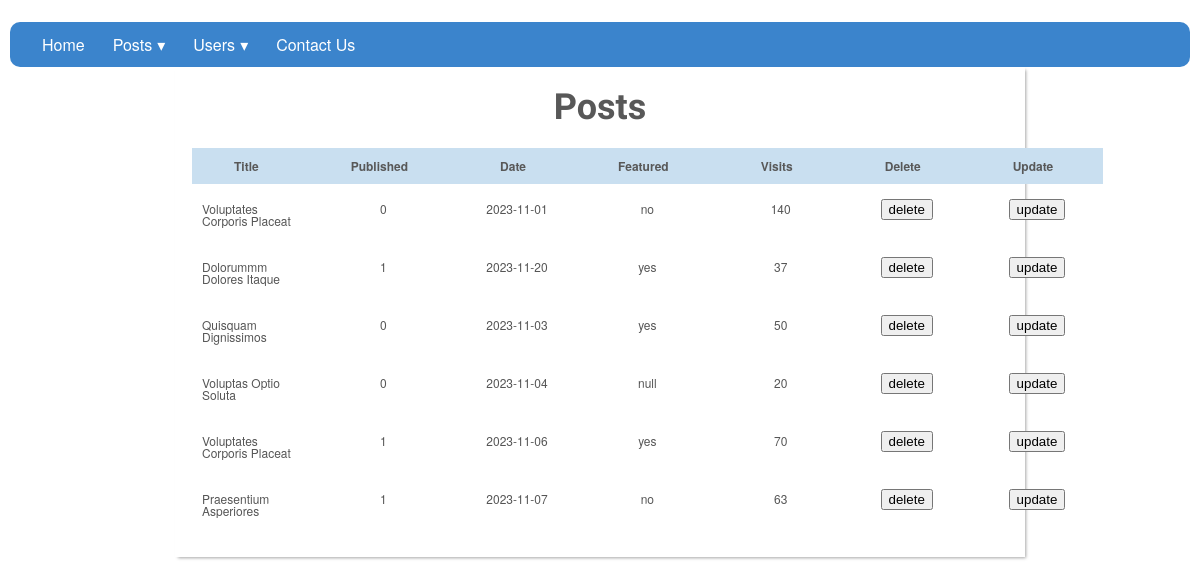
The page /admin/posts.php on the database its author committed.
### tables this page shows
CREATE TABLE `posts` (
  `id` int(11) NOT NULL,
  `title` varchar(100) NOT NULL,
  `content` varchar(100) NOT NULL,
  `featured` varchar(100) NOT NULL,
  `published` varchar(100) NOT NULL,
  `visits` varchar(100) NOT NULL,
  `date` varchar(100) NOT NULL,
  `image` varchar(100) NOT NULL
);

### admin/oop.php (called while the page is built, shortened)
<?php
class Blog{
    private $dbtype="mysql";
    private $host="localhost";
    private $dbname="blogs";
    private $user="root";
    private $password="";
    private $pdo;
    public function __construct()
    {
       $this->pdo=new PDO("$this->dbtype:host=$this->host;dbname=$this->dbname",$this->user,$this->password);
    }
    function select($cols,$table,$condition=1){
        return $this->pdo->query("select $cols from $table where $condition");
    }
}

### admin/posts.php (the view, shortened to what this page needs)
<!DOCTYPE html>
<html lang="en">
<head>
  <link rel="stylesheet" href="css/posts.css">
  <link rel="stylesheet" href="css/style2.css">
</head>
<body>
  <nav id='menu'>
    <ul>
      <li><a href=''>Home</a></li>
      <li><a class='dropdown-arrow' href=''>Posts</a>
      </li>
      <li><a class='dropdown-arrow' href='testimonials.php'>Users</a>
      </li>
      <li><a href='#'>Contact Us</a></li>
    </ul>
  </nav>
  <div id="wrapper">
    <h1>Posts</h1>
    <table id="keywords" cellspacing="0" cellpadding="0">
      <thead>
        <tr>
          <th><span>Title</span></th>
          <th><span>Published</span></th>
          <th><span>Date</span></th>
          <th><span>Featured</span></th>
          <th><span>Visits</span></th>
          <th><span>Delete</span></th>
          <th><span>Update</span></th>
        </tr>
      </thead>
      <tbody>
        <?php
        include("oop.php");
        $db = new Blog();
        $db->_get();
        $data = $db->select("*", "posts");
        $row = $data->fetchAll(PDO::FETCH_ASSOC);
        foreach ($row as $post) { ?>
          <tr>
            <td class="lalign"><?php echo $post['title']?></td>
            <td><?php echo $post['published']?></td>
            <td><?php echo $post['date']?></td>
            <td><?php echo $post['featured']?></td>
            <td><?php echo $post['visits']?></td>
            <td>
              <form method="post" action="<?php echo $_SERVER['PHP_SELF']?>">
            <input type="submit" name="delete" value="delete">
            </form>
            </td>
            <td>
            <form method="post" action="updatePosts.php">
            <input type="submit" name="update" value="update">
            </form>
            </td>
          </tr>
        <?php  }
        ?>
      </tbody>
    </table>
  </div>
</body>
</html>

### admin/css/posts.css (style rules this page uses)
html, body, div, span, applet, object, iframe, h1, h2, h3, h4, h5, h6, p, blockquote, pre, a, abbr, acronym, address, big, cite, code, del, dfn, em, img, ins, kbd, q, s, samp, small, strike, strong, sub, sup, tt, var, b, u, i, center, dl, dt, dd, ol, ul, li, fieldset, form, label, legend, table, caption, tbody, tfoot, thead, tr, th, td, article, aside, canvas, details, embed, figure, figcaption, footer, header, hgroup, menu, nav, output, ruby, section, summary, time, mark, audio, video { margin: 0; padding: 0; border: 0; font-size: 100%; font: inherit; vertical-align: baseline; outline: none; -webkit-font-smoothing: antialiased; -webkit-text-size-adjust: 100%; -ms-text-size-adjust: 100%; -webkit-box-sizing: border-box; -moz-box-sizing: border-box; box-sizing: border-box; }
html { overflow-y: scroll; }
body { font-family: 'Helvetica Neue', Helvetica, Arial, sans-serif; font-size: 62.5%; line-height: 1; color: #585858; padding: 22px 10px; padding-bottom: 55px; }
article, aside, details, figcaption, figure, footer, header, hgroup, menu, nav, section { display: block; }
ol, ul { list-style: none; }
input, textarea { -webkit-font-smoothing: antialiased; -webkit-text-size-adjust: 100%; -ms-text-size-adjust: 100%; -webkit-box-sizing: border-box; -moz-box-sizing: border-box; box-sizing: border-box; outline: none; }
table { border-collapse: collapse; border-spacing: 0; }
h1 { font-family: 'Amarante', Tahoma, sans-serif; font-weight: bold; font-size: 3.6em; line-height: 1.7em; margin-bottom: 10px; text-align: center; }
#wrapper { display: block; width: 850px; background: #fff; margin: 0 auto; padding: 10px 17px; -webkit-box-shadow: 2px 2px 3px -1px rgba(0,0,0,0.35); }
#keywords { margin: 0 auto; font-size: 1.2em; margin-bottom: 15px; }
#keywords thead { cursor: pointer; background: #c9dff0; }
#keywords thead tr th { font-weight: bold; padding: 12px 30px; padding-left: 42px; }
#keywords thead tr th span { padding-right: 20px; background-repeat: no-repeat; background-position: 100% 100%; }
#keywords tbody tr { color: #555; }
#keywords tbody tr td { text-align: center; padding: 15px 10px; }
#keywords tbody tr td.lalign { text-align: left; }

### admin/css/style2.css (style rules this page uses)
#menu { background: #3B84CC; color: #FFF; height: 45px; padding-left: 18px; border-radius: 10px; }
#menu ul, #menu li { margin: 0 auto; padding: 0; list-style: none }
#menu ul { width: 100%; }
#menu li { float: left; display: inline; position: relative; }
#menu a { display: block; line-height: 45px; padding: 0 14px; text-decoration: none; color: #FFFFFF; font-size: 16px; }
#menu a.dropdown-arrow:after { content: "\25BE"; margin-left: 5px; }

### rows shown on the page
posts: title "Voluptates Corporis Placeat", published "0", date "2023-11-01", featured "no", visits "140"
posts: title "Dolorummm Dolores Itaque", published "1", date "2023-11-20", featured "yes", visits "37"
posts: title "Quisquam Dignissimos", published "0", date "2023-11-03", featured "yes", visits "50"
posts: title "Voluptas Optio Soluta", published "0", date "2023-11-04", featured "null", visits "20"
posts: title "Voluptates Corporis Placeat", published "1", date "2023-11-06", featured "yes", visits "70"
posts: title "Praesentium Asperiores", published "1", date "2023-11-07", featured "no", visits "63"
